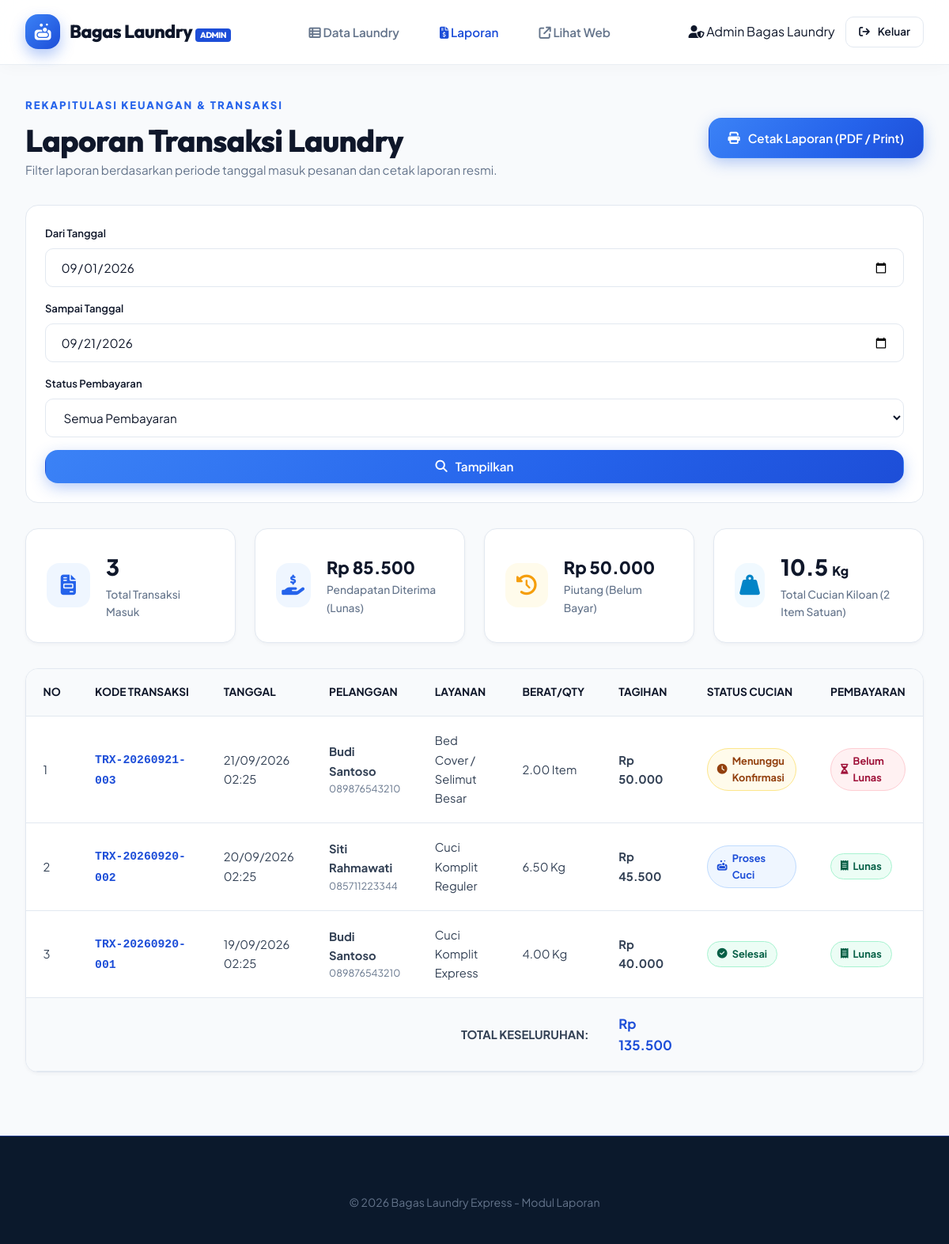
Page /admin/laporan.php (signed in) on the committed database.
### tables this page shows
CREATE TABLE IF NOT EXISTS `transaksi` (
  `id` INT AUTO_INCREMENT PRIMARY KEY,
  `kode_transaksi` VARCHAR(30) NOT NULL UNIQUE,
  `user_id` INT NOT NULL,
  `layanan_id` INT NOT NULL,
  `berat_jumlah` DECIMAL(6,2) NOT NULL DEFAULT 1.00,
  `total_bayar` INT NOT NULL,
  `metode_pengambilan` ENUM('antar_jemput', 'drop_off') NOT NULL DEFAULT 'drop_off',
  `alamat_jemput` TEXT NULL,
  `catatan` TEXT NULL,
  `status_pesanan` ENUM('menunggu_konfirmasi', 'dijemput', 'proses_cuci', 'siap_diambil', 'selesai', 'dibatalkan') NOT NULL DEFAULT 'menunggu_konfirmasi',
  `status_pembayaran` ENUM('belum_bayar', 'lunas') NOT NULL DEFAULT 'belum_bayar',
  `tanggal_masuk` DATETIME DEFAULT CURRENT_TIMESTAMP,
  `tanggal_selesai` DATETIME NULL,
  FOREIGN KEY (`user_id`) REFERENCES `users`(`id`) ON DELETE CASCADE,
  FOREIGN KEY (`layanan_id`) REFERENCES `layanan`(`id`) ON DELETE RESTRICT
);

CREATE TABLE IF NOT EXISTS `users` (
  `id` INT AUTO_INCREMENT PRIMARY KEY,
  `nama` VARCHAR(100) NOT NULL,
  `email` VARCHAR(100) NOT NULL UNIQUE,
  `password` VARCHAR(255) NOT NULL,
  `no_hp` VARCHAR(20) NOT NULL,
  `alamat` TEXT NULL,
  `role` ENUM('admin', 'pelanggan') NOT NULL DEFAULT 'pelanggan',
  `created_at` TIMESTAMP DEFAULT CURRENT_TIMESTAMP
);

CREATE TABLE IF NOT EXISTS `layanan` (
  `id` INT AUTO_INCREMENT PRIMARY KEY,
  `nama_paket` VARCHAR(100) NOT NULL,
  `jenis` ENUM('kiloan', 'satuan') NOT NULL DEFAULT 'kiloan',
  `harga` INT NOT NULL,
  `estimasi_hari` INT NOT NULL DEFAULT 2,
  `deskripsi` TEXT NULL,
  `icon` VARCHAR(50) DEFAULT 'fa-tshirt'
);

### admin/laporan.php (the view, shortened to what this page needs)
<?php
require_once '../config/database.php';
require_once '../config/auth.php';
$tgl_dari = $_GET['tgl_dari'] ?? date('Y-m-01');
$tgl_sampai = $_GET['tgl_sampai'] ?? date('Y-m-d');
$status_bayar = $_GET['status_bayar'] ?? '';
$sql = "
    SELECT t.*, u.nama AS nama_pelanggan, u.no_hp, l.nama_paket, l.jenis
    FROM transaksi t
    JOIN users u ON t.user_id = u.id
    JOIN layanan l ON t.layanan_id = l.id
    WHERE DATE(t.tanggal_masuk) BETWEEN ? AND ?
";
$params = [$tgl_dari, $tgl_sampai];
$sql .= " ORDER BY t.tanggal_masuk DESC";
$stmt = $pdo->prepare($sql);
$stmt->execute($params);
$laporan_data = $stmt->fetchAll();
$total_transaksi = count($laporan_data);
$total_pendapatan_lunas = 0;
$total_tagihan_keseluruhan = 0;
$total_berat_kiloan = 0;
$total_item_satuan = 0;
foreach ($laporan_data as $row) {
    $total_tagihan_keseluruhan += $row['total_bayar'];
    if ($row['status_pembayaran'] === 'lunas') {
        $total_pendapatan_lunas += $row['total_bayar'];
    }
    if ($row['jenis'] === 'kiloan') {
        $total_berat_kiloan += $row['berat_jumlah'];
    } else {
        $total_item_satuan += $row['berat_jumlah'];
    }
}
?>
<!DOCTYPE html>
<html lang="id">
<head>
    <link rel="stylesheet" href="https://cdnjs.cloudflare.com/ajax/libs/font-awesome/6.5.1/css/all.min.css">
    <link rel="stylesheet" href="../assets/css/style.css">
</head>
<body>
    <header class="navbar">
        <div class="nav-container">
            <a href="data_laundry.php" class="brand-logo">
                <div class="brand-icon"><i class="fa-solid fa-soap"></i></div>
                <span>Bagas Laundry <small style="font-size: 0.65rem; background: var(--primary-dark); color: white; padding: 2px 6px; border-radius: 4px;">ADMIN</small></span>
            </a>
            <nav class="nav-menu">
                <a href="data_laundry.php" class="nav-link">
                    <i class="fa-solid fa-table-list"></i> Data Laundry
                </a>
                <a href="laporan.php" class="nav-link active">
                    <i class="fa-solid fa-file-invoice-dollar"></i> Laporan
                </a>
                <a href="../index.php" target="_blank" class="nav-link">
                    <i class="fa-solid fa-arrow-up-right-from-square"></i> Lihat Web
                </a>
            </nav>
            <div class="nav-auth">
                <div class="user-profile-badge">
                    <i class="fa-solid fa-user-shield"></i>
                    <span><?= htmlspecialchars($_SESSION['user_nama']) ?></span>
                </div>
                <a href="../auth/logout.php" class="btn btn-sm btn-outline" title="Keluar">
                    <i class="fa-solid fa-arrow-right-from-bracket"></i> Keluar
                </a>
            </div>
        </div>
    </header>
    <main class="section" style="padding-top: 2.5rem; padding-bottom: 5rem;">
        <div style="display: flex; justify-content: space-between; align-items: center; margin-bottom: 2rem; flex-wrap: wrap; gap: 1rem;">
            <div>
                <span class="section-subtitle">Rekapitulasi Keuangan & Transaksi</span>
                <h1 class="section-title">Laporan Transaksi Laundry</h1>
                <p style="color: var(--muted); font-size: 0.95rem;">Filter laporan berdasarkan periode tanggal masuk pesanan dan cetak laporan resmi.</p>
            </div>
            <div>
                <a href="cetak_laporan.php?tgl_dari=<?= urlencode($tgl_dari) ?>&tgl_sampai=<?= urlencode($tgl_sampai) ?>&status_bayar=<?= urlencode($status_bayar) ?>" target="_blank" class="btn btn-primary">
                    <i class="fa-solid fa-print"></i> Cetak Laporan (PDF / Print)
                </a>
            </div>
        </div>
        <div style="background: white; padding: 1.5rem; border-radius: var(--radius-md); border: 1px solid var(--border); margin-bottom: 2rem;">
            <form action="laporan.php" method="GET" style="display: grid; grid-template-columns: repeat(auto-fit, minmax(180px, 1fr)) auto; gap: 1rem; align-items: flex-end;">
                <div>
                    <label class="form-label" style="font-size: 0.82rem;">Dari Tanggal</label>
                    <input type="date" name="tgl_dari" class="form-control" value="<?= htmlspecialchars($tgl_dari) ?>" required>
                </div>
                <div>
                    <label class="form-label" style="font-size: 0.82rem;">Sampai Tanggal</label>
                    <input type="date" name="tgl_sampai" class="form-control" value="<?= htmlspecialchars($tgl_sampai) ?>" required>
                </div>
                <div>
                    <label class="form-label" style="font-size: 0.82rem;">Status Pembayaran</label>
                    <select name="status_bayar" class="form-select">
                        <option value="">Semua Pembayaran</option>
                    </select>
                </div>
                <div>
                    <button type="submit" class="btn btn-primary" style="height: 42px; width: 100%;">
                        <i class="fa-solid fa-magnifying-glass"></i> Tampilkan
                    </button>
                </div>
            </form>
        </div>
        <div class="stats-grid">
            <div class="stat-card">
                <div class="stat-icon mint"><i class="fa-solid fa-file-invoice"></i></div>
                <div>
                    <div class="stat-number"><?= $total_transaksi ?></div>
                    <div class="stat-label">Total Transaksi Masuk</div>
                </div>
            </div>
            <div class="stat-card">
                <div class="stat-icon mint"><i class="fa-solid fa-hand-holding-dollar"></i></div>
                <div>
                    <div class="stat-number" style="font-size: 1.35rem;"><?= rupiah($total_pendapatan_lunas) ?></div>
                    <div class="stat-label">Pendapatan Diterima (Lunas)</div>
                </div>
            </div>
            <div class="stat-card">
                <div class="stat-icon amber"><i class="fa-solid fa-clock-rotate-left"></i></div>
                <div>
                    <div class="stat-number" style="font-size: 1.35rem;"><?= rupiah($total_tagihan_keseluruhan - $total_pendapatan_lunas) ?></div>
                    <div class="stat-label">Piutang (Belum Bayar)</div>
                </div>
            </div>
            <div class="stat-card">
                <div class="stat-icon blue"><i class="fa-solid fa-weight-hanging"></i></div>
                <div>
                    <div class="stat-number"><?= number_format($total_berat_kiloan, 1) ?> <span style="font-size: 1rem;">Kg</span></div>
                    <div class="stat-label">Total Cucian Kiloan (<?= $total_item_satuan ?> Item Satuan)</div>
                </div>
            </div>
        </div>
        <div class="table-responsive">
            <table class="table">
                <thead>
                    <tr>
                        <th>No</th>
                        <th>Kode Transaksi</th>
                        <th>Tanggal</th>
                        <th>Pelanggan</th>
                        <th>Layanan</th>
                        <th>Berat/Qty</th>
                        <th>Tagihan</th>
                        <th>Status Cucian</th>
                        <th>Pembayaran</th>
                    </tr>
                </thead>
                <tbody>
                    <?php if (empty($laporan_data)): ?>
                        <tr>
                            <td colspan="9" style="text-align: center; padding: 3rem 1rem; color: var(--muted);">
                                Tidak ada transaksi pada periode <strong><?= date('d/m/Y', strtotime($tgl_dari)) ?></strong> s/d <strong><?= date('d/m/Y', strtotime($tgl_sampai)) ?></strong>.
                            </td>
                        </tr>
                    <?php else: ?>
                        <?php $no = 1; foreach ($laporan_data as $row): ?>
                            <tr>
                                <td><?= $no++ ?></td>
                                <td>
                                    <strong style="color: var(--primary-dark); font-family: monospace;">
                                        <?= htmlspecialchars($row['kode_transaksi']) ?>
                                    </strong>
                                </td>
                                <td><?= date('d/m/Y H:i', strtotime($row['tanggal_masuk'])) ?></td>
                                <td>
                                    <strong><?= htmlspecialchars($row['nama_pelanggan']) ?></strong>
                                    <div style="font-size: 0.78rem; color: var(--muted);"><?= htmlspecialchars($row['no_hp']) ?></div>
                                </td>
                                <td><?= htmlspecialchars($row['nama_paket']) ?></td>
                                <td><?= $row['berat_jumlah'] ?> <?= $row['jenis'] === 'kiloan' ? 'Kg' : 'Item' ?></td>
                                <td><strong><?= rupiah($row['total_bayar']) ?></strong></td>
                                <td><?= badge_status_pesanan($row['status_pesanan']) ?></td>
                                <td><?= badge_status_bayar($row['status_pembayaran']) ?></td>
                            </tr>
                        <?php endforeach; ?>
                    <?php endif; ?>
                </tbody>
                <?php if (!empty($laporan_data)): ?>
                    <tfoot>
                        <tr style="background: #f8fafc; font-weight: 700;">
                            <td colspan="6" style="text-align: right; padding: 1rem;">TOTAL KESELURUHAN:</td>
                            <td style="color: var(--primary-dark); font-size: 1.05rem;"><?= rupiah($total_tagihan_keseluruhan) ?></td>
                            <td colspan="2"></td>
                        </tr>
                    </tfoot>
                <?php endif; ?>
            </table>
        </div>
    </main>
    <footer class="footer">
        <div class="footer-bottom" style="border: none; padding-top: 0;">
            &copy; <?= date('Y') ?> Bagas Laundry Express - Modul Laporan
        </div>
    </footer>
</body>
</html>

### config/auth.php (shortened to what this page needs)
<?php
function rupiah($angka) {
    return "Rp " . number_format($angka, 0, ',', '.');
}
function badge_status_pesanan($status) {
    switch ($status) {
        case 'menunggu_konfirmasi':
            return '<span class="badge badge-warning"><i class="fa-solid fa-clock"></i> Menunggu Konfirmasi</span>';
        case 'proses_cuci':
            return '<span class="badge badge-primary"><i class="fa-solid fa-soap"></i> Proses Cuci</span>';
        case 'selesai':
            return '<span class="badge badge-success"><i class="fa-solid fa-circle-check"></i> Selesai</span>';
    }
}
function badge_status_bayar($status) {
    if ($status === 'lunas') {
        return '<span class="badge badge-success"><i class="fa-solid fa-receipt"></i> Lunas</span>';
    }
    return '<span class="badge badge-danger"><i class="fa-solid fa-hourglass-half"></i> Belum Lunas</span>';
}

### rows in the picture
transaksi: kode_transaksi "TRX-20260921-003", tanggal_masuk "21/09/2026 02:25", user.nama "Budi Santoso", user.no_hp "089876543210", layanan.nama_paket "Bed Cover / Selimut Besar", berat_jumlah "2.00", shows "Item", total_bayar "Rp 50.000", shows "Menunggu Konfirmasi"
transaksi: kode_transaksi "TRX-20260920-002", tanggal_masuk "20/09/2026 02:25", user.nama "Siti Rahmawati", user.no_hp "085711223344", layanan.nama_paket "Cuci Komplit Reguler", berat_jumlah "6.50", shows "Kg", total_bayar "Rp 45.500", status_pesanan "proses_cuci" (drawn), status_pembayaran "lunas" (drawn)
transaksi: kode_transaksi "TRX-20260920-001", tanggal_masuk "19/09/2026 02:25", user.nama "Budi Santoso", user.no_hp "089876543210", layanan.nama_paket "Cuci Komplit Express", berat_jumlah "4.00", shows "Kg", total_bayar "Rp 40.000", status_pesanan "selesai" (drawn), status_pembayaran "lunas" (drawn)

### other values in the picture
$_SESSION['user_nama'] "Admin Bagas Laundry"
$total_transaksi "3"
rupiah($total_pendapatan_lunas) "Rp 85.500"
rupiah($total_tagihan_keseluruhan - $total_pendapatan_lunas) "Rp 50.000"
$total_berat_kiloan "10.5"
$total_item_satuan "2"
rupiah($total_tagihan_keseluruhan) "Rp 135.500"
